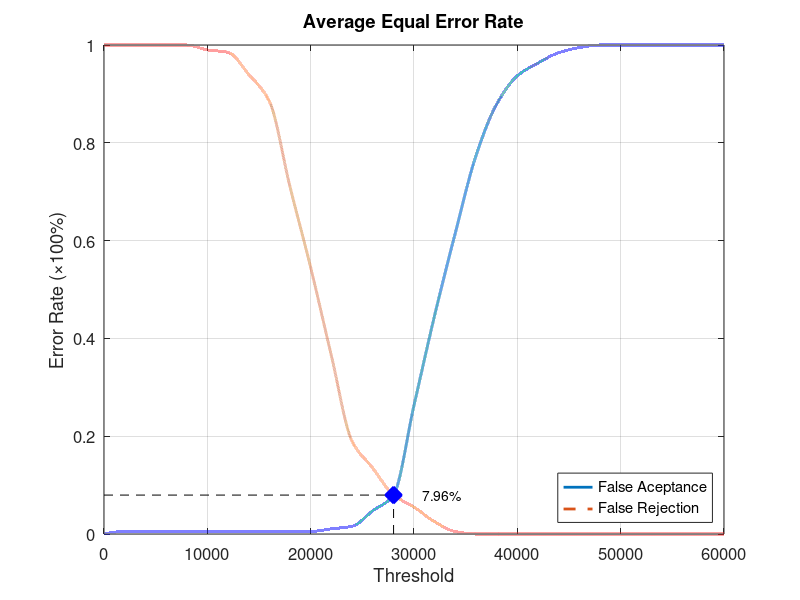
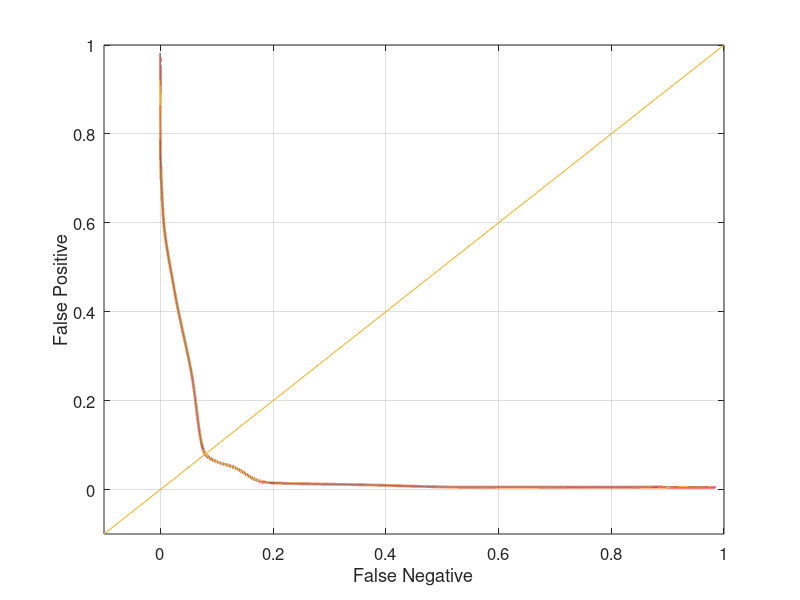

MATLAB code to generate these figures, in order:
function yEER = Database3_1
close all;
clear;
clc;
x = 0:2000:60000;
xq = 0:0.5:60000;

y0 = [0 0.00526316 0.00526316 0.00526316 0.00526316 0.00526316 0.00526316 0.00526316 0.00526316 0.00526316 0.00526316 0.0105263 0.0157895 0.0473684 0.0789474 0.263158 0.447368 0.615789 0.773684 0.878947 0.936842 0.963158 0.984211 0.994737 1 1 1 1 1 1 1];
yy0 = interp1(x, y0, xq, 'pchip');
y1 = [1 1 1 1 1 0.99 0.985 0.94 0.885 0.71 0.545 0.365 0.19 0.135 0.08 0.055 0.025 0.005 0 0 0 0 0 0 0 0 0 0 0 0 0];
yy1 = interp1(x, y1, xq, 'pchip');

% Calculating EER: 
y2 = abs(y0 - y1);
find(y2 == min(y2))
yy2 = abs(yy0 - yy1);
xEER = find(yy2 == min(yy2));
xEERIndex = xq(xEER) % X-axis EER
yEER = yy0(xEER) % Y-axis EER

main = figure
plot(xq, yy0,'-','LineWidth', 2);	hold on
plot(xq, yy1,'--','LineWidth', 2);	hold on
plot([xEERIndex xEERIndex], [0 yEER], 'k--');	hold on
plot([0 xEERIndex], [yEER yEER], 'k--');	hold on
plot(xEERIndex, yEER, 'bx', 'LineWidth', 10);	hold on
text(xEERIndex + 10 * xEERIndex / 100, yEER, [num2str(round((10000 * yEER)) / 100) '%'])
legend('False Aceptance', 'False Rejection', 'Location', 'SouthEast')
xlabel('Threshold')
ylabel('Error Rate (\times100%)')
title('Average Equal Error Rate')
set(gca, 'FontSize', 12)
axis([0 60000 0 1])
grid on

print(main, 'Database3_1Main', '-dpng');
FNRxFPR = figure('Color', [1 1 1]);
plot(yy1, yy0, '-', yy1, yy0, 'LineWidth', 2);
hold on
y = -0.1:0.1:1
plot(y, y); 
set(gca, 'FontSize', 12)
xlabel('False Negative')
ylabel('False Positive')
axis([-0.1 1 -0.1 1])
set(gca, 'FontSize', 12)
grid on

print(FNRxFPR, 'Database3_1FNRxFPR','-dpng');
end
